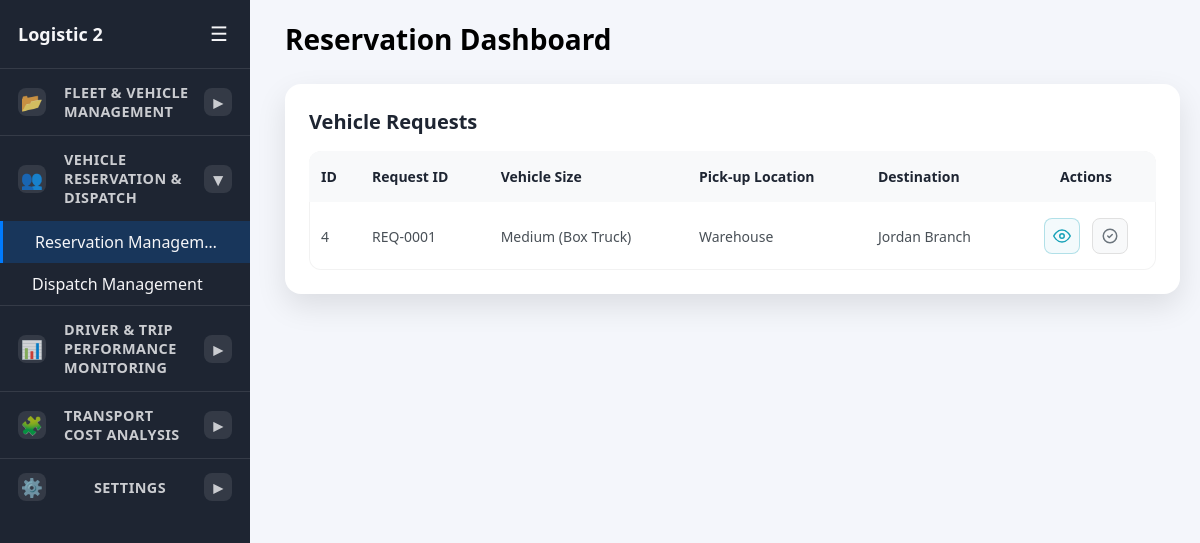
The page /log2/reservation.php on the database its author committed.
### tables this page shows
CREATE TABLE `vehicle_requests` (
  `id` int(11) NOT NULL,
  `request_id` varchar(50) DEFAULT NULL,
  `department` varchar(100) DEFAULT NULL,
  `requester` varchar(255) DEFAULT NULL,
  `purpose` varchar(255) DEFAULT NULL,
  `needed_at` datetime DEFAULT NULL,
  `destination` varchar(255) DEFAULT NULL,
  `pickup_location` varchar(255) DEFAULT NULL,
  `items_transport` text DEFAULT NULL,
  `goods_type` varchar(100) DEFAULT NULL,
  `special_instructions` text DEFAULT NULL,
  `estimated_weight` decimal(8,2) DEFAULT NULL,
  `box_count` int(11) DEFAULT NULL,
  `vehicle_size` varchar(100) DEFAULT NULL,
  `special_features` varchar(100) DEFAULT NULL,
  `notes` text DEFAULT NULL,
  `requested_by_id` int(11) DEFAULT NULL,
  `requested_by` varchar(255) DEFAULT NULL,
  `created_at` timestamp NOT NULL DEFAULT current_timestamp(),
  `add_vehicle` varchar(255) DEFAULT NULL,
  `add_driver` varchar(255) DEFAULT NULL,
  `dispatched` tinyint(1) NOT NULL DEFAULT 0
);

### log2/reservation.php (the view, shortened to what this page needs)
<?php
include '../includes/db.php';
$conn->query("ALTER TABLE vehicle_requests ADD COLUMN IF NOT EXISTS add_vehicle VARCHAR(255) DEFAULT NULL");
$conn->query("ALTER TABLE vehicle_requests ADD COLUMN IF NOT EXISTS add_driver VARCHAR(255) DEFAULT NULL");
$vehicle_requests_result = $conn->query("SELECT id, request_id, department, needed_at, destination, pickup_location, items_transport, goods_type, special_instructions, estimated_weight, box_count, vehicle_size, special_features, notes, created_at FROM vehicle_requests WHERE add_vehicle IS NULL OR add_vehicle = '' ORDER BY id DESC");
$vehicle_requests = $vehicle_requests_result ? $vehicle_requests_result->fetch_all(MYSQLI_ASSOC) : [];
$current_page = strtolower(basename(__FILE__));
?>
<!DOCTYPE html>
<html lang="en">
<head>
    <link rel="stylesheet" href="../includes/styles.css">
</head>
<body>
<div class="sidebar" id="sidebar">
    <div class="brand">
        <h1>Logistic 2</h1>
        <button id="sidebarToggle" aria-label="Toggle navigation">☰</button>
    </div>
    <ul class="nav-list">
        <li class="nav-section">
            <div class="nav-section-title" data-expanded="false">
                <span class="nav-section-icon" aria-hidden="true">📂</span>
                <span class="nav-section-label">Fleet & Vehicle Management</span>
                <span class="nav-icon" aria-hidden="true">▾</span>
            </div>
        </li>
        <li class="nav-section">
            <div class="nav-section-title" data-expanded="false">
                <span class="nav-section-icon" aria-hidden="true">👥</span>
                <span class="nav-section-label">Vehicle Reservation & Dispatch</span>
                <span class="nav-icon" aria-hidden="true">▾</span>
            </div>
            <ul class="nav-sublist">
                <li class="<?php echo ($current_page == 'reservation.php') ? 'active' : ''; ?>"><a href="reservation.php"><span class="nav-text">Reservation Management</span></a></li>
                <li class="<?php echo ($current_page == 'dispatch.php') ? 'active' : ''; ?>"><a href="dispatch.php"><span class="nav-text">Dispatch Management</span></a></li>
            </ul>
        </li>
        <li class="nav-section">
            <div class="nav-section-title" data-expanded="false">
                <span class="nav-section-icon" aria-hidden="true">📊</span>
                <span class="nav-section-label">Driver & Trip Performance Monitoring</span>
                <span class="nav-icon" aria-hidden="true">▾</span>
            </div>
        </li>
        <li class="nav-section">
            <div class="nav-section-title" data-expanded="false">
                <span class="nav-section-icon" aria-hidden="true">🧩</span>
                <span class="nav-section-label">Transport Cost Analysis</span>
                <span class="nav-icon" aria-hidden="true">▾</span>
            </div>
        </li>
        <li class="nav-section">
            <div class="nav-section-title" data-expanded="false">
                <span class="nav-section-icon" aria-hidden="true">⚙️</span>
                <span class="nav-section-label">Settings</span>
                <span class="nav-icon" aria-hidden="true">▾</span>
            </div>
        </li>
    </ul>
</div>
<div class="main" id="mainContent">
    <div class="page-header">
        <h2>Reservation Dashboard</h2>
    </div>
    <div class="card">
        <h3>Vehicle Requests</h3>
        <table class="inventory-table">
            <thead>
                <tr>
                    <th>ID</th>
                    <th>Request ID</th>
                    <th>Vehicle Size</th>
                    <th>Pick-up Location</th>
                    <th>Destination</th>
                    <th>Actions</th>
                </tr>
            </thead>
            <tbody>
                <?php if (count($vehicle_requests) > 0): ?>
                    <?php foreach ($vehicle_requests as $req): ?>
                        <tr>
                            <td><?php echo htmlspecialchars($req['id']); ?></td>
                            <td><?php echo htmlspecialchars($req['request_id']); ?></td>
                            <td><?php echo htmlspecialchars($req['vehicle_size']); ?></td>
                            <td><?php echo htmlspecialchars($req['pickup_location']); ?></td>
                            <td><?php echo htmlspecialchars($req['destination']); ?></td>
                            <td style="text-align: center;">
                                <button class="action-btn action-btn-view" type="button" onclick="openViewModal(<?php echo $req['id']; ?>)" title="View">
                                    <svg width="18" height="18" viewBox="0 0 24 24" fill="none" stroke="currentColor" stroke-width="2" stroke-linecap="round" stroke-linejoin="round">
                                        <path d="M1 12s4-8 11-8 11 8 11 8-4 8-11 8-11-8-11-8z"></path>
                                        <circle cx="12" cy="12" r="3"></circle>
                                    </svg>
                                </button>
                                <button class="action-btn action-btn-assign" type="button" onclick="assignRequest(<?php echo $req['id']; ?>)" title="Assign">
                                    <svg width="18" height="18" viewBox="0 0 24 24" fill="none" stroke="currentColor" stroke-width="2" stroke-linecap="round" stroke-linejoin="round">
                                        <path d="M9 12l2 2 4-4"></path>
                                        <path d="M21 12c0 4.97-4.03 9-9 9s-9-4.03-9-9 4.03-9 9-9 9 4.03 9 9z"></path>
                                    </svg>
                                </button>
                            </td>
                        </tr>
                    <?php endforeach; ?>
                <?php else: ?>
                    <tr>
                        <td colspan="6" style="text-align:center; color:#999;">No vehicle requests found.</td>
                    </tr>
                <?php endif; ?>
            </tbody>
        </table>
    </div>
</div>
</body>
</html>

### includes/styles.css (style rules this page uses)
:root { --sidebar-width: 250px; --sidebar-collapsed: 70px; --sidebar-bg: #1e2532; --sidebar-text: #f6f6f8; --content-bg: #f4f6fb; --card-bg: #ffffff; --card-shadow: rgba(0, 0, 0, 0.1); }
* { box-sizing: border-box; }
body { margin: 0; font-family: system-ui, -apple-system, BlinkMacSystemFont, 'Segoe UI', sans-serif; display: flex; min-height: 100vh; background: var(--content-bg); }
.sidebar { width: var(--sidebar-width); flex-shrink: 0; background: var(--sidebar-bg); color: var(--sidebar-text); transition: width 0.25s ease; display: flex; flex-direction: column; overflow: hidden; }
.sidebar .brand { padding: 20px 18px; display: flex; align-items: center; justify-content: space-between; gap: 10px; }
.sidebar .brand h1 { font-size: 18px; margin: 0; white-space: nowrap; overflow: hidden; text-overflow: ellipsis; }
.sidebar .brand button { background: transparent; border: none; color: inherit; font-size: 20px; cursor: pointer; padding: 4px; line-height: 1; }
.nav-list { list-style: none; padding: 0; margin: 0; flex: 1; overflow-y: auto; }
.nav-list li { width: 100%; }
.nav-list a { display: flex; align-items: center; gap: 14px; padding: 14px 18px; color: inherit; text-decoration: none; font-weight: 500; transition: background 0.2s ease; }
.nav-list a.active, .nav-list li.active > a { background: rgba(0, 123, 255, 0.2); border-left: 3px solid #007bff; }
.nav-section { border-top: 1px solid rgba(255, 255, 255, 0.1); }
.nav-section-title { padding: 14px 18px; font-weight: 600; font-size: 0.9rem; text-transform: uppercase; letter-spacing: 0.03em; opacity: 0.8; cursor: pointer; display: flex; align-items: center; justify-content: space-between; gap: 8px; }
.nav-section-icon, .nav-section-label, .nav-section-title .nav-icon { display: inline-flex; align-items: center; justify-content: center; }
.nav-section-icon { width: 28px; height: 28px; border-radius: 8px; background: rgba(255, 255, 255, 0.12); font-size: 18px; }
.nav-section-label { flex: 1; margin-left: 10px; text-align: left; }
.nav-sublist { list-style: none; padding: 0; margin: 0; max-height: 0; overflow: hidden; transition: max-height 0.2s ease; }
.nav-section.open .nav-sublist { max-height: 400px; }
.nav-sublist li a { padding: 10px 32px; font-weight: 400; }
.nav-icon { width: 28px; height: 28px; display: inline-flex; align-items: center; justify-content: center; border-radius: 8px; background: rgba(255, 255, 255, 0.12); font-size: 18px; }
.nav-text { white-space: nowrap; overflow: hidden; text-overflow: ellipsis; }
.main { flex: 1; padding: 28px; transition: margin 0.25s ease; margin-left: 20px; min-height: 100vh; width: calc(100vw - var(--sidebar-width) - 40px); }
.page-header { display: flex; align-items: center; justify-content: space-between; gap: 14px; margin-bottom: 26px; }
.page-header h2 { margin: 0; font-size: 28px; }
.card { background: var(--card-bg); border-radius: 16px; padding: 24px; box-shadow: 0 12px 30px var(--card-shadow); width: 100%; }
.card h3 { margin: 0 0 16px 0; font-size: 18px; font-weight: 600; color: #1e2532; }
.card table { width: 100%; border-collapse: collapse; font-size: 14px; box-shadow: inset 0 0 0 1px rgba(0, 0, 0, 0.05); border-radius: 12px; overflow: hidden; }
.card table th { background-color: #f8f9fa; padding: 16px 12px; text-align: left; font-weight: 600; color: #1e2532; border: none; }
.card table td { padding: 16px 12px; color: #495057; border: none; }
.card table th:last-child, .card table td:last-child { width: 140px; text-align: center; }
.card table tbody tr { border-bottom: 1px solid rgba(0, 0, 0, 0.05); transition: background-color 0.2s ease; }
.card table tbody tr:last-child { border-bottom: none; }
.card table { width: 100%; border-collapse: collapse; font-size: 14px; }
.card th, .card td { padding: 12px; text-align: left; border-bottom: 1px solid #eee; }
.card th { background-color: #f8f9fa; font-weight: 600; color: #1e2532; }
.card h3 { margin-top: 0; font-size: 20px; }
.action-btn { width: 36px; height: 36px; border: 1.5px solid #e0e0e0; border-radius: 8px; background: #f8f9fa; color: #6c757d; cursor: pointer; transition: all 0.3s ease; display: inline-flex; align-items: center; justify-content: center; margin: 0 4px; padding: 0; }
.action-btn svg { display: block; transition: color 0.3s ease; }
.action-btn-view { border-color: rgba(23, 162, 184, 0.3); background: rgba(23, 162, 184, 0.05); color: #17a2b8; }
@media (max-width: 1200px) { .main { padding: 20px; margin-left: 15px; } }

### rows shown on the page
vehicle_requests: id "4", request "REQ-0001", vehicle_size "Medium (Box Truck)", pickup_location "Warehouse", destination "Jordan Branch"
